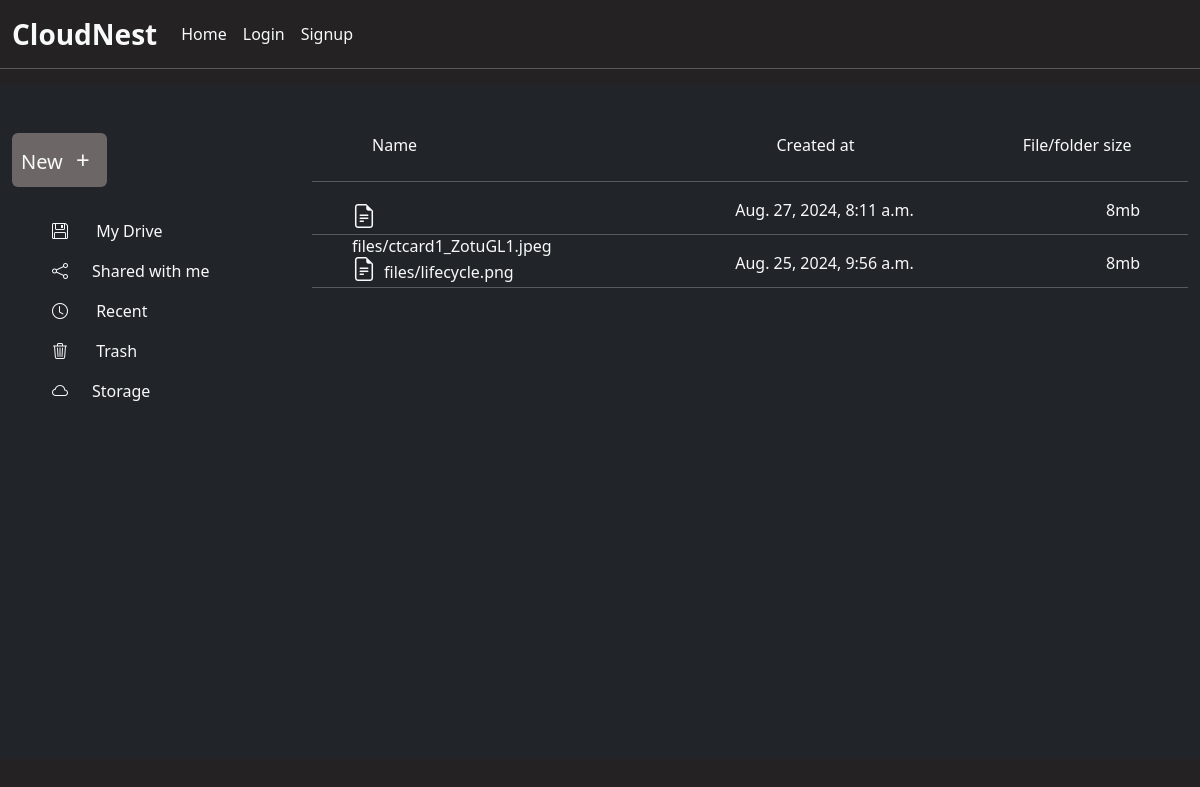
/cloudNest/subFolder/4, run on the app's committed database.
### drive/models.py (models this page shows, shortened)
class SubFile(models.Model):
    file = models.FileField(upload_to='files',null=False)
    fileUser = models.ForeignKey(InnerFolder,on_delete=models.CASCADE )
    created_at = models.DateTimeField(auto_now_add=True )

### drive/views.py (the view, shortened to what this page needs)
# urls.py: path('cloudNest/subFolder/<int:innerFolderId>', subFile, name='subFile'),
def subFile(request,innerFolderId):
    folder_User = InnerFolder.objects.get(id = innerFolderId,)
    subFile = SubFile.objects.filter(fileUser=folder_User).order_by('-id')
    context = {
        'subfile':subFile,
        'innerfolderId':innerFolderId
    }
    return render(request,'subfolder.html',context)

### drive/templates/subfolder.html (shortened to what this page needs)
{% extends 'index.html' %}
{% block content %}
<div class=" d-flex h-100vh">
    <div class="left-side-container w-25 container bg-dark pt-5 h-100vh">
        <div class="text-decoration-none d-flex btn_click">
            <button class="btn fs-5 p-2 text-light rounded"  role='button' id="btn">New <span class="fs-4 p-2">+</span></button>
        </div>
           <ul class="mt-4">
            <li class="p-2"><a href="#" class="text-decoration-none text-light"><i class="bi bi-floppy pe-4"></i> My Drive</li></a>
            <li class="p-2"><a href="#" class="text-decoration-none text-light"><i class="bi bi-share pe-4"></i>Shared with me</li></a>
            <li class="p-2"><a href="#" class="text-decoration-none text-light"><i class="bi bi-clock pe-4"></i> Recent</li></a>
            <li class="p-2"><a href="#" class="text-decoration-none text-light"><i class="bi bi-trash3 pe-4"></i> Trash</li></a>
            <li class="p-2"><a href="#" class="text-decoration-none text-light"><i class="bi bi-cloud pe-4"></i>Storage</li></a>
           </ul>
    </div>
    <div class="container-fluid w-75 float-end bg-dark position-relative me-0 pb-3" style="height:auto;padding-bottom: 23px;">
        <div class="container d-flex justify-content-between w-75 ms-5 mt-5 pb-2 sticky-top  text-light">
            <div class="name w-50">Name</div>
            <div class="owner w-25">Created at</div>
            <div class="file_size " style="margin-right: -20%;">File/folder size</div>
        </div>
        <div class="list-group overflow-y-scroll  p-0" style="height:72.3vh;">
            {% for file in subfile %}
                    <hr class="text-light">
                    <a href="" class="text-decoration-none text-light d-flex justify-content-between ps-4 pe-4 pt-0" style="height: 20px;">
                        <div class  ="folder_name w-25 ps-3"><i  class="bi bi-file-earmark-text fs-4 pe-2"></i>{{file.file}}</div>
                        <div class="folder_name">{{file.created_at}}</div>
                        <div class="folder_name pe-4">8mb</div>
                    </a>
            {% endfor %}
        <hr class="text-light">
    </div>
    </div>
</div>
{% endblock content %}

### static/CSS/style.css (style rules this page uses)
.btn { background-color: rgb(109, 102, 102)!important; }
.left-side-container { background-color:#242222; }
body { background-color: #242222 !important; }

### data on the page
SubFile: file "files/ctcard1_ZotuGL1.jpeg", created_at "Aug. 27, 2024, 8:11 a.m."
SubFile: file "files/lifecycle.png", created_at "Aug. 25, 2024, 9:56 a.m."
